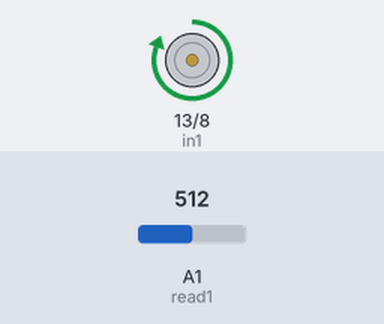
Simulated run of this sketch. Board: Arduino Uno, built with avr-gcc and run on an emulated ATmega328P. Shown: motor-driver pin pairs drawn as motors (green arrow = first pin HIGH = forward, orange = second pin HIGH = backward, longer = more drive). Inputs (shaded band) come from the test bench; at power-on: A1 (read1) = 512.

Above: at 12.5 s.
At 26.0 s:
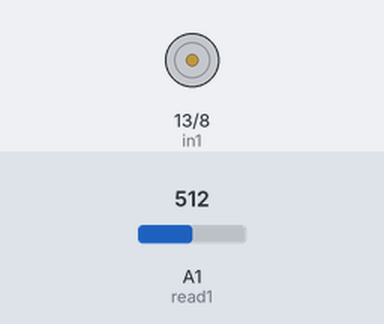
Timing chart, 0 to 67.6 s (numbered marks = the images above):
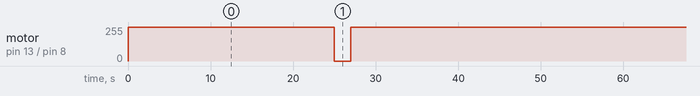

The sketch:

assembly_arduino_code.ino
```cpp
#define in1 13
#define in2 8
int read1 = A1;
int val = 0;

void setup() {
  // put your setup code here, to run once:
  pinMode(in1, OUTPUT);
  pinMode(in2, OUTPUT);

}

void loop() {
  //If A1 has a voltage, then do the measurement
  val = analogRead(read1);
  if (val > 100){
    digitalWrite(in1, HIGH);
    digitalWrite(in2, LOW);
    delay(25000);

    digitalWrite(in1, LOW);
    digitalWrite(in2, LOW);
    delay(2000);

    digitalWrite(in1, HIGH);
    digitalWrite(in2, LOW);
    delay(25000);

  }

//TODO: Create a script to reset the linear actuators

}
```

Measured:
- by itself, motor on pin 13 (in1) / pin 8 (in2): repeats every 52.0 s: stopped 2.0 s, forward 255/255 50.0 s
